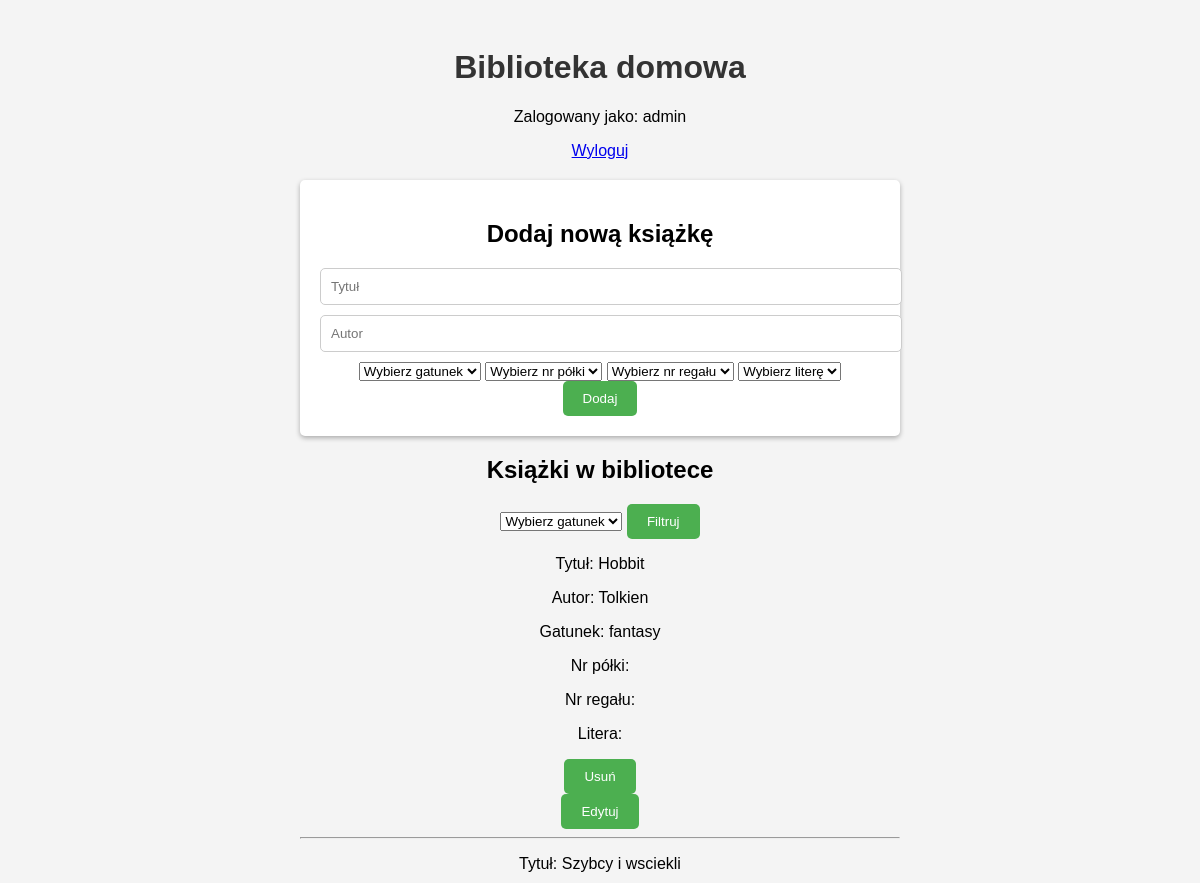
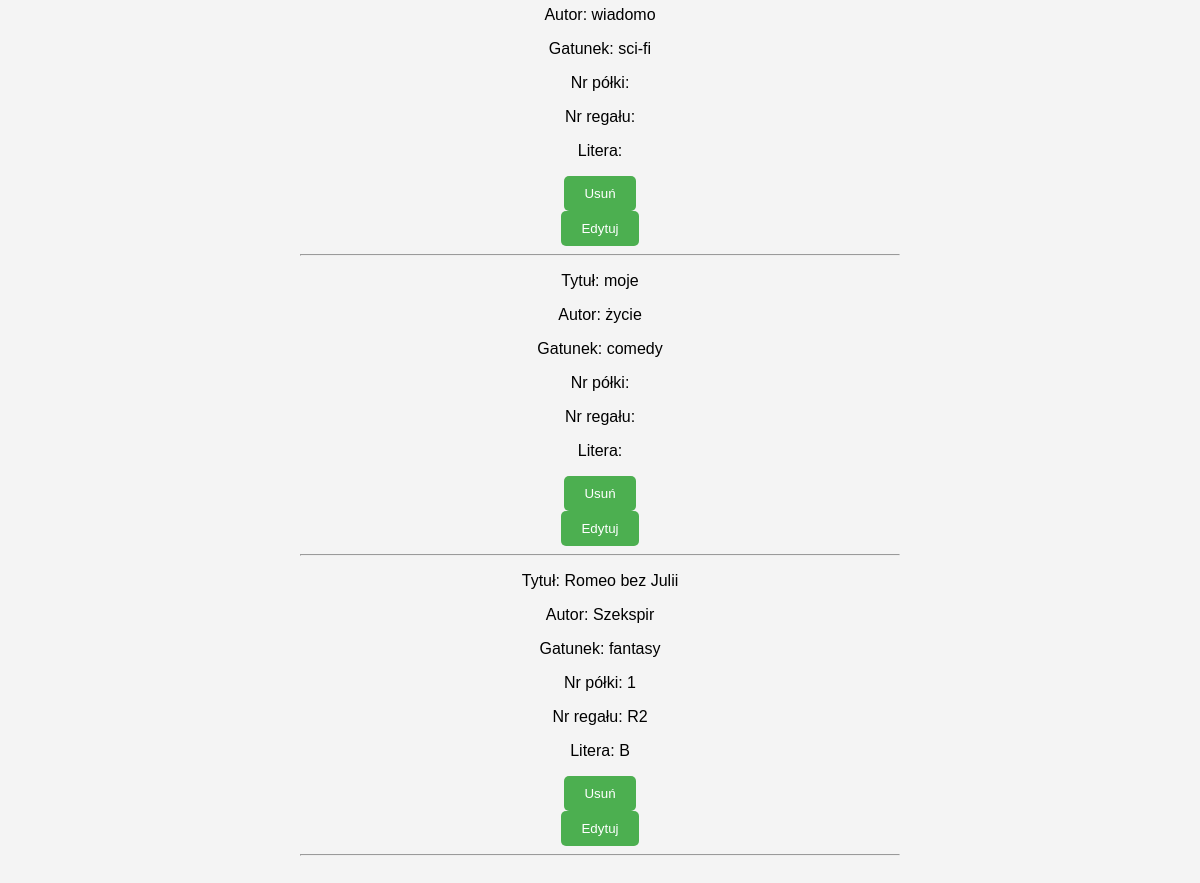
Page /library.php (signed in) on the committed database (2 pictures, top to bottom).
### tables this page shows
CREATE TABLE `books` (
  `id` int(11) NOT NULL,
  `title` varchar(255) NOT NULL,
  `author` varchar(255) NOT NULL,
  `category` varchar(20) NOT NULL,
  `nr_polki` varchar(100) NOT NULL,
  `nr_regal` varchar(10) NOT NULL,
  `alphabet` varchar(5) NOT NULL
);

### library.php (the view, shortened to what this page needs)
<?php
$conn = new mysqli("localhost", "root", "", "library");
$sql = "SELECT * FROM books";
$result = $conn->query($sql);
$booksList = "";
if ($result->num_rows > 0) {
    while ($row = $result->fetch_assoc()) {
        $booksList .= "<p>Tytuł: " . $row["title"] . "</p>";
        $booksList .= "<p>Autor: " . $row["author"] . "</p>";
        $booksList .= "<p>Gatunek: " . $row["category"] . "</p>";
        $booksList .= "<p>Nr półki: " . $row["nr_polki"] . "</p>";
        $booksList .= "<p>Nr regału: " . $row["nr_regal"] . "</p>";
        $booksList .= "<p>Litera: " . $row["alphabet"] . "</p>";
        $booksList .= "<form action='library.php' method='GET'>";
        $booksList .= "<input type='hidden' name='delete' value='" . $row["id"] . "'>";
        $booksList .= "<button type='submit'>Usuń</button>";
        $booksList .= "</form>";
        $booksList .= "<button onclick='showEditForm(" . $row["id"] . ")'>Edytuj</button>";
        $booksList .= "<div id='edit-form-" . $row["id"] . "' style='display: none;'>";
        $booksList .= "<form action='library.php' method='POST'>";
        $booksList .= "<input type='hidden' name='book-id' value='" . $row["id"] . "'>";
        $booksList .= "<input type='text' name='new-author' placeholder='Nowy autor'>";
        $booksList .= "<input type='text' name='new-title' placeholder='Nowy tytuł'>";
        $booksList .= "<select name='new-category'>";
        $booksList .= "<option value='' disabled selected>Wybierz gatunek</option>";
        $booksList .= "<option value='fantasy'>Fantasy</option>";
        $booksList .= "<option value='horror'>Horror</option>";
        $booksList .= "<option value='sci-fi'>Sci-fi</option>";
        $booksList .= "<option value='comedy'>Komedia</option>";
        $booksList .= "<option value='documentary'>Dokument</option>";
        $booksList .= "</select>";
        $booksList .= "<select name='new-nr_polki'>";
        $booksList .= "<option value='' disabled selected>Wybierz nr półki</option>";
        $booksList .= "<option value='1'>1</option>";
        $booksList .= "<option value='2'>2</option>";
        $booksList .= "<option value='3'>3</option>";
        $booksList .= "<option value='4'>4</option>";
        $booksList .= "<option value='5'>5</option>";
        $booksList .= "</select>";
        $booksList .= "<select name='new-nr_regal'>";
        $booksList .= "<option value='' disabled selected>Wybierz nr regału</option>";
        $booksList .= "<option value='R1'>R1</option>";
        $booksList .= "<option value='R2'>R2</option>";
        $booksList .= "<option value='R3'>R3</option>";
        $booksList .= "<option value='R4'>R4</option>";
        $booksList .= "<option value='R5'>R5</option>";
        $booksList .= "</select>";
        $booksList .= "<select name='new-alphabet'>";
        $booksList .= "<option value='' disabled selected>Wybierz litere</option>";
        $booksList .= "<option value='A'>A</option>";
        $booksList .= "<option value='B'>B</option>";
        $booksList .= "<option value='C'>C</option>";
        $booksList .= "<option value='D'>D</option>";
        $booksList .= "<option value='E'>E</option>";
        $booksList .= "</select>";
        $booksList .= "<button type='submit' name='edit'>Zapisz</button>";
        $booksList .= "</form>";
        $booksList .= "</div>";
        $booksList .= "<hr>";
    }
} else {
    $booksList = "Brak książek w bibliotece.";
}
?>
<!DOCTYPE html>
<html>
<head>
    <link rel="stylesheet" type="text/css" href="style.css">
</head>
<body>
    <div class="container">
        <h1>Biblioteka domowa</h1>
        <p>Zalogowany jako: <?php echo $_SESSION["username"]; ?></p>
        <a href="library.php?logout=true">Wyloguj</a>
        <div class="form-container">
            <h2>Dodaj nową książkę</h2>
            <form action="library.php" method="POST">
                <input type="text" name="title" placeholder="Tytuł" required>
                <input type="text" name="author" placeholder="Autor" required>
                <select name="category" required>
                    <option value="" disabled selected>Wybierz gatunek</option>
                </select>
                <select name="nr_polki" required>
                    <option value="" disabled selected>Wybierz nr półki</option>
                </select>
                <select name="nr_regal" required>
                    <option value="" disabled selected>Wybierz nr regału</option>
                </select>
                <select name="alphabet" required>
                    <option value="" disabled selected>Wybierz literę</option>
                </select>
                <button type="submit" name="submit">Dodaj</button>
            </form>
        </div>
        <div class="books-container">
            <h2>Książki w bibliotece</h2>
            <form action="library.php" method="GET">
                <select name="category">
                    <option value="" disabled selected>Wybierz gatunek</option>
                </select>
                <button type="submit">Filtruj</button>
            </form>
            <?php echo $booksList; ?>
        </div>
    </div>
</body>
</html>

### style.css (style rules this page uses)
body { font-family: Arial, sans-serif; background-color: #f4f4f4; }
.container { max-width: 600px; margin: 0 auto; padding: 20px; text-align: center; justify-content: center; align-items: center; }
h1 { color: #333; }
.form-container { margin-top: 20px; background-color: #fff; padding: 20px; border-radius: 5px; box-shadow: 0 2px 5px rgba(0, 0, 0, 0.3); justify-content: center; }
input[type="text"], input[type="password"], input[type="email"] { width: 100%; padding: 10px; margin-bottom: 10px; border-radius: 5px; border: 1px solid #ccc; }
button { background-color: #4caf50; color: #fff; padding: 10px 20px; border: none; border-radius: 5px; cursor: pointer; }

### rows in the picture
books: title "Hobbit", author "Tolkien", category "fantasy"
books: title "Szybcy i wsciekli", author "wiadomo", category "sci-fi"
books: title "moje", author "życie", category "comedy"
books: title "Romeo bez Julii", author "Szekspir", category "fantasy", nr_polki "1", nr_regal "R2", alphabet "B"

### other values in the picture
$_SESSION["username"] "admin"
